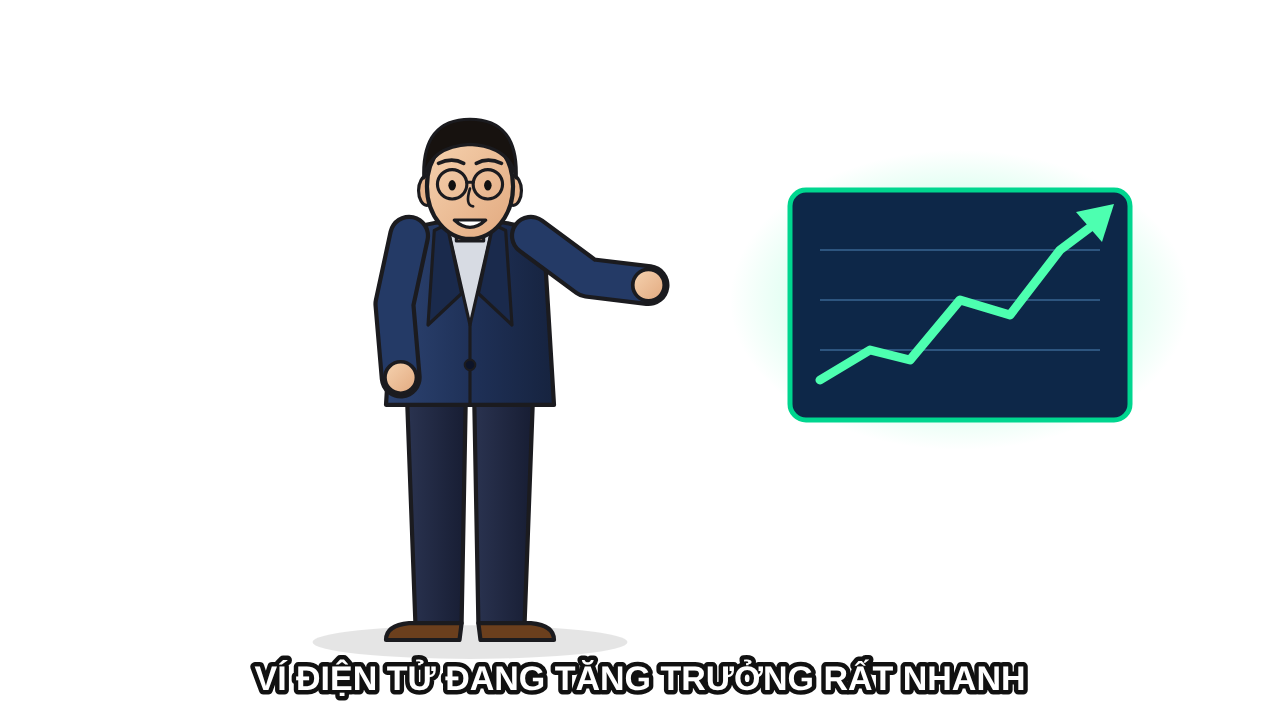
#> input picture scenes/vid-style/01.png, 1280 x 720 px; its folder holds 4 pictures in this run
$ python gen_vid_style.py
#> lines starting #> are read from the running program, lines starting #| are printed output that depends on the picture
### scenes/gen_scenes.py
"""Sinh nhiều cảnh 2D phong cách doodle người lớn (SVG -> PNG). Chạy: python3 gen_scenes.py"""
import subprocess, os
from PIL import Image

INK = "#0a0f1a"
SKINS = {"light": "#e6d3be", "tan": "#d7b997", "deep": "#b98d6a"}

# [63 lines left out: function person, not called in this run]

def svg(body, defs=""):
    return f'<svg xmlns="http://www.w3.org/2000/svg" viewBox="0 0 1280 720"><defs>{defs}</defs>{body}</svg>'

def grad(id_, c1, c2, vertical=True):
    d = 'x1="0" y1="0" x2="0" y2="1"' if vertical else 'x1="0" y1="0" x2="1" y2="0"'
    return f'<linearGradient id="{id_}" {d}><stop offset="0" stop-color="{c1}"/><stop offset="1" stop-color="{c2}"/></linearGradient>'

L = f'stroke="{INK}" stroke-width="4" stroke-linecap="round" stroke-linejoin="round"'

# [65 lines left out: functions street, cafe, bank, meeting, home, rooftop, not called in this run]

SCENES = {"01-pho": street, "02-cafe": cafe, "03-atm": bank, "04-hop": meeting, "05-nha": home, "06-san-thuong": rooftop}

def render(svg_path, png_path, w=1280, h=720):
    html = svg_path + ".html"
    open(html, "w").write(f"<body style='margin:0'><img src='{os.path.basename(svg_path)}' width={w} height={h} style='display:block'>")
    subprocess.run(["/opt/pw-browsers/chromium", "--headless", "--no-sandbox", "--hide-scrollbars",
                    f"--screenshot={png_path}", f"--window-size={w},{h+90}", "file://" + os.path.abspath(html)],
                   stdout=subprocess.DEVNULL, stderr=subprocess.DEVNULL)
    os.remove(html)
    Image.open(png_path).crop((0, 0, w, h)).save(png_path)

# [9 lines that do not run on import are left out]

### scenes/gen_vid_style.py
"""Ảnh 2D bằng mã theo kiểu video tham chiếu: 1 nhân vật nhất quán, nền trắng, đạo cụ ẩn dụ, phụ đề.
Chạy: python3 gen_vid_style.py  (xuất vào vid-style/)"""
import os
from PIL import Image, ImageDraw, ImageFont
from gen_scenes import render, svg

INK = "#1b1b1f"
DEFS = '''<linearGradient id="blz" x1="0" y1="0" x2="1" y2="0"><stop offset="0" stop-color="#2d4472"/><stop offset=".5" stop-color="#1f3158"/><stop offset="1" stop-color="#16233f"/></linearGradient>
<linearGradient id="pnt" x1="0" y1="0" x2="1" y2="0"><stop offset="0" stop-color="#2a3350"/><stop offset="1" stop-color="#171d33"/></linearGradient>
<linearGradient id="skn" x1="0" y1="0" x2="1" y2="1"><stop offset="0" stop-color="#f6d3b0"/><stop offset="1" stop-color="#e2a97f"/></linearGradient>
<radialGradient id="glw" cx=".5" cy=".5" r=".5"><stop offset="0" stop-color="#ffc760" stop-opacity=".9"/><stop offset="1" stop-color="#ffc760" stop-opacity="0"/></radialGradient>
<radialGradient id="glg" cx=".5" cy=".5" r=".5"><stop offset="0" stop-color="#4dffb0" stop-opacity=".6"/><stop offset="1" stop-color="#4dffb0" stop-opacity="0"/></radialGradient>
<linearGradient id="wood" x1="0" y1="0" x2="0" y2="1"><stop offset="0" stop-color="#9b6a3c"/><stop offset="1" stop-color="#5e3c1e"/></linearGradient>'''

POSES = {
 "present": [[(-58,-385),(-72,-320),(-66,-250)], [(58,-385),(112,-345),(170,-338)]],
 "forehead": [[(-58,-385),(-72,-320),(-66,-250)], [(58,-385),(100,-425),(30,-472)]],
 "phone": [[(-58,-385),(-72,-320),(-66,-250)], [(58,-385),(96,-330),(34,-392)]],
 "stop": [[(-58,-385),(-72,-320),(-66,-250)], [(58,-385),(104,-428),(112,-492)]],
}

def man(x, y, s=1.05, pose="present", expr="smile"):
    o = [f'<g transform="translate({x} {y}) scale({s})" stroke="{INK}" stroke-width="4" stroke-linejoin="round" stroke-linecap="round">']
    o.append('<ellipse cx="0" cy="2" rx="150" ry="16" fill="#000" opacity=".10" stroke="none"/>')
    # legs + shoes
    o.append('<path d="M-60 -232 L-52 -16 L-8 -16 L-4 -232Z" fill="url(#pnt)"/><path d="M60 -232 L52 -16 L8 -16 L4 -232Z" fill="url(#pnt)"/>')
    o.append('<path d="M-58 -16 Q-80 -14 -80 0 L-10 0 L-8 -16Z" fill="#6b3f1d"/><path d="M58 -16 Q80 -14 80 0 L10 0 L8 -16Z" fill="#6b3f1d"/>')
    # torso
    o.append('<path d="M-70 -388 Q0 -412 70 -388 L80 -224 L-80 -224Z" fill="url(#blz)"/>')
    o.append('<path d="M-22 -396 L0 -300 L22 -396Z" fill="#d7dbe3" stroke-width="3"/><path d="M-22 -396 L-8 -330 L-40 -300 L-34 -390Z M22 -396 L8 -330 L40 -300 L34 -390Z" fill="#1a2a4c" stroke-width="3"/>')
    o.append('<path d="M0 -300V-224" stroke-width="3"/><circle cx="0" cy="-262" r="5" fill="#0d1428" stroke-width="2"/>')
    o.append('<rect x="-13" y="-402" width="26" height="22" fill="#e2a97f" stroke-width="3"/>')
    # arms
    for arm in POSES[pose]:
        p = " ".join(f"{a},{b}" for a, b in arm)
        o.append(f'<polyline points="{p}" fill="none" stroke="{INK}" stroke-width="40"/><polyline points="{p}" fill="none" stroke="#243a66" stroke-width="32"/>')
        ex, ey = arm[-1]
        o.append(f'<circle cx="{ex}" cy="{ey}" r="15" fill="url(#skn)" stroke-width="3.5"/>')
    if pose == "phone":
        o.append('<g transform="rotate(-10 34 -400)"><rect x="18" y="-440" width="34" height="58" rx="6" fill="#15151a"/><rect x="22" y="-434" width="26" height="46" rx="3" fill="#143a66" stroke="none"/><path d="M26 -402 L33 -412 L39 -406 L46 -420" fill="none" stroke="#4dffb0" stroke-width="3"/></g>')
    # head
    o.append('<ellipse cx="-41" cy="-428" rx="8" ry="14" fill="#e8b48c" stroke-width="3"/><ellipse cx="41" cy="-428" rx="8" ry="14" fill="#e8b48c" stroke-width="3"/>')
    o.append('<ellipse cx="0" cy="-432" rx="41" ry="50" fill="url(#skn)"/>')
    o.append('<path d="M-44 -440 Q-46 -496 0 -496 Q46 -496 44 -440 Q38 -470 0 -472 Q-38 -470 -44 -440Z" fill="#17120f" stroke-width="3"/>')
    o.append('<g fill="none" stroke-width="3"><circle cx="-17" cy="-434" r="14"/><circle cx="17" cy="-434" r="14"/><path d="M-3 -436H3"/></g>')
    o.append('<ellipse cx="-17" cy="-433" rx="3.6" ry="5" fill="#111" stroke="none"/><ellipse cx="17" cy="-433" rx="3.6" ry="5" fill="#111" stroke="none"/>')
    o.append('<path d="M0 -430 Q-5 -414 3 -413" fill="none" stroke-width="2.5"/>')
    if expr == "smile":
        o.append('<path d="M-30 -454 Q-17 -460 -6 -454M6 -454 Q17 -460 30 -454" fill="none" stroke-width="3.5"/><path d="M-15 -400 Q0 -386 15 -400Z" fill="#fff" stroke-width="3"/>')
    elif expr == "worried":
        o.append('<path d="M-32 -448 L-6 -458M32 -448 L6 -458" fill="none" stroke-width="3.5"/><path d="M-13 -396 Q0 -406 13 -396" fill="none" stroke-width="3.5"/>')
    elif expr == "think":
        o.append('<path d="M-30 -452 L-6 -455M6 -462 Q17 -468 30 -458" fill="none" stroke-width="3.5"/><path d="M-12 -398 Q4 -394 14 -404" fill="none" stroke-width="3.5"/>')
    else:  # alert
        o.append('<path d="M-32 -458 Q-17 -466 -4 -458M4 -458 Q17 -466 32 -458" fill="none" stroke-width="3.5"/><path d="M-12 -400 L12 -400" fill="none" stroke-width="3.5"/>')
    o.append('</g>')
    return "".join(o)

def chart(x, y):
    pts = "30,190 80,160 120,170 170,110 220,125 270,60 310,30"
    return (f'<g transform="translate({x} {y})"><ellipse cx="170" cy="110" rx="230" ry="150" fill="url(#glg)"/>'
            f'<rect width="340" height="230" rx="16" fill="#0d2748" stroke="#00D68F" stroke-width="5"/>'
            f'<g stroke="#2d557f" stroke-width="2"><path d="M30 60H310M30 110H310M30 160H310"/></g>'
            f'<polyline points="{pts}" fill="none" stroke="#4dffb0" stroke-width="9" stroke-linejoin="round" stroke-linecap="round"/>'
            f'<polygon points="324,14 286,22 312,52" fill="#4dffb0"/></g>')

def hourglass(x, y):
    return (f'<g transform="translate({x} {y})" stroke="{INK}" stroke-width="4" stroke-linejoin="round"><ellipse cx="90" cy="200" rx="190" ry="180" fill="url(#glw)" stroke="none"/>'
            '<rect x="10" y="0" width="160" height="26" rx="8" fill="url(#wood)"/><rect x="10" y="374" width="160" height="26" rx="8" fill="url(#wood)"/>'
            '<path d="M28 26 L152 26 Q152 150 100 200 Q152 250 152 374 L28 374 Q28 250 80 200 Q28 150 28 26Z" fill="#fff6e0" fill-opacity=".55" stroke="#c9822a" stroke-width="5"/>'
            '<path d="M48 40 L132 40 Q130 100 96 150 L84 150 Q50 100 48 40Z" fill="#f08a1c" stroke="none"/>'
            '<path d="M40 372 L140 372 Q136 320 98 290 L82 290 Q44 320 40 372Z" fill="#f08a1c" stroke="none"/><path d="M90 150V290" stroke="#f08a1c" stroke-width="4"/></g>')

def chest(x, y):
    return (f'<g transform="translate({x} {y})" stroke="{INK}" stroke-width="4" stroke-linejoin="round"><ellipse cx="100" cy="-30" rx="150" ry="120" fill="url(#glw)" stroke="none"/>'
            '<text x="100" y="-12" font-family="Arial" font-weight="800" font-size="130" text-anchor="middle" fill="#ffc23a" stroke="#c9822a" stroke-width="5">?</text>'
            '<path d="M0 80 Q0 20 100 20 Q200 20 200 80Z" fill="url(#wood)"/><rect x="0" y="80" width="200" height="110" rx="6" fill="url(#wood)"/>'
            '<path d="M60 22V190M140 22V190M0 80H200" stroke="#3a3a42" stroke-width="10" fill="none"/><rect x="82" y="66" width="36" height="42" rx="6" fill="#d9a53a"/><circle cx="100" cy="86" r="6" fill="#3a2a10"/></g>')

def stop(x, y):
    o = f'<g transform="translate({x} {y})" stroke="{INK}" stroke-width="4" stroke-linejoin="round">'
    for i in range(4): o += f'<ellipse cx="110" cy="{150-i*22}" rx="70" ry="18" fill="#f2b632"/>'
    o += '<rect x="10" y="160" width="76" height="76" rx="12" fill="#fff"/>' + "".join(f'<circle cx="{cx}" cy="{cy}" r="7" fill="#222" stroke="none"/>' for cx, cy in ((34,184),(62,184),(48,198),(34,212),(62,212)))
    o += '<g stroke="#E02626" stroke-width="26" stroke-linecap="round"><path d="M-30 -40L240 250M240 -40L-30 250"/></g></g>'
    return o

def cap(t):
    return f'<text x="640" y="690" font-family="Arial,Helvetica,sans-serif" font-weight="800" font-size="34" text-anchor="middle" fill="#fff" stroke="#111" stroke-width="9" paint-order="stroke" stroke-linejoin="round">{t}</text>'

def scene(body, caption):
    return svg('<rect width="1280" height="720" fill="#fff"/>' + body + cap(caption), DEFS)

SCENES = [
 ("01", lambda: scene(man(470, 640, pose="present", expr="smile") + chart(790, 190), "VÍ ĐIỆN TỬ ĐANG TĂNG TRƯỞNG RẤT NHANH")),
 ("02", lambda: scene(man(470, 640, pose="forehead", expr="worried") + hourglass(860, 170), "THỜI GIAN TRÔI, TIỀN KHÔNG TỰ SINH RA")),
 ("03", lambda: scene(man(470, 640, pose="phone", expr="think") + chest(790, 400), "ỨNG DỤNG MIỄN PHÍ, VẬY TIỀN Ở ĐÂU RA?")),
 ("04", lambda: scene(man(470, 640, pose="stop", expr="alert") + stop(820, 330), "CẨN TRỌNG VỚI ƯU ĐÃI QUÁ HẤP DẪN")),
]

if __name__ == "__main__":
    os.makedirs("vid-style", exist_ok=True)
    sheet = Image.new("RGB", (1280, 720), "#ccc")
#> sheet: PIL image 1280x720 RGB; every value is 204
    for i, (k, fn) in enumerate(SCENES):
        p = f"vid-style/{k}"
        open(p + ".svg", "w").write(fn()); render(p + ".svg", p + ".png")
        sheet.paste(Image.open(p + ".png").resize((638, 358)), ((i % 2) * 642, (i // 2) * 362))
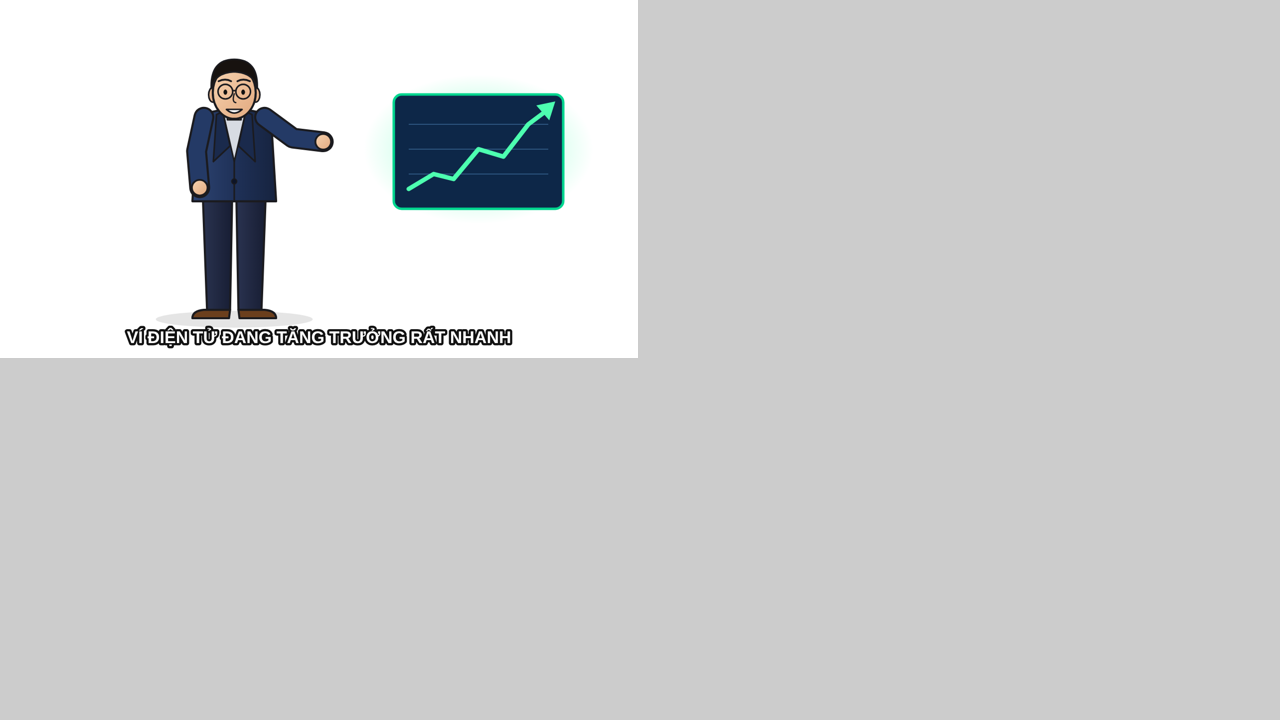
#> sheet: PIL image 1280x720 RGB; mean R, G, B 206.4, 207.5, 208.3
#> pass 2 of the loop `for i, (k, fn) in enumerate(SCENES):`:
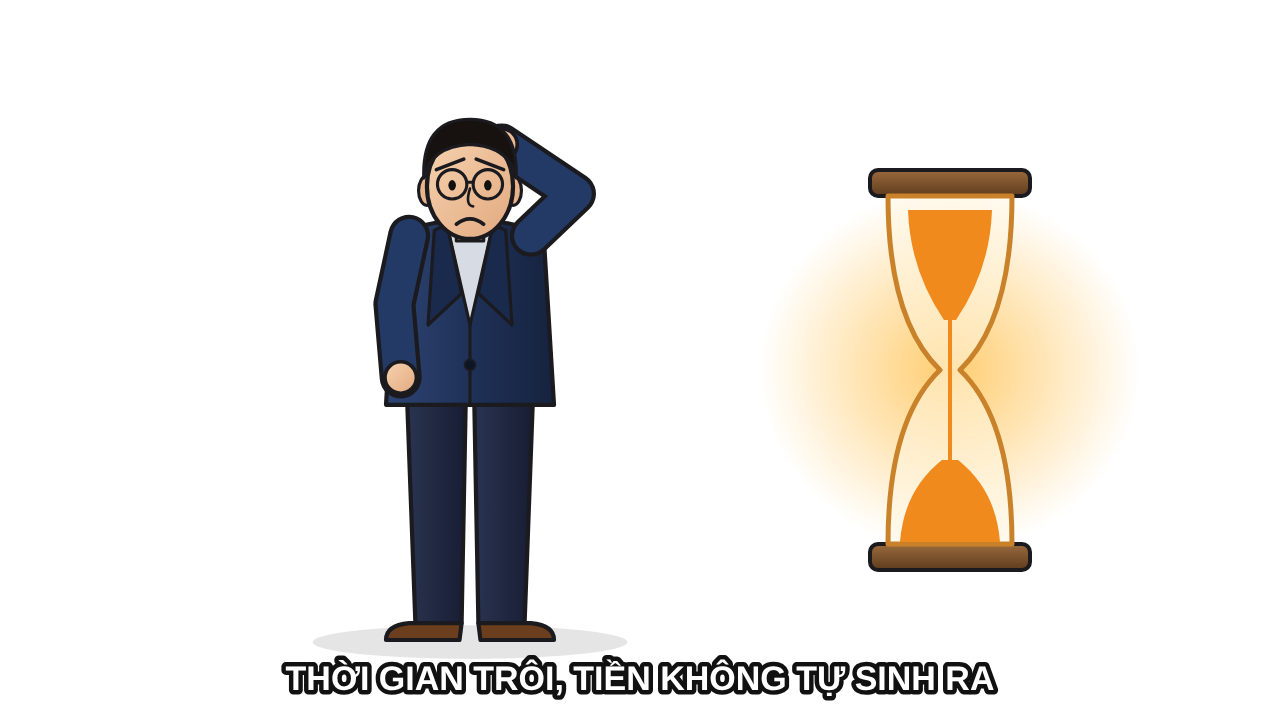
#> input picture scenes/vid-style/02.png, 1280 x 720 px
#> `sheet.paste(Image.open(p + ".png").resize((638, 358)), ((i % 2) * 642,..`:
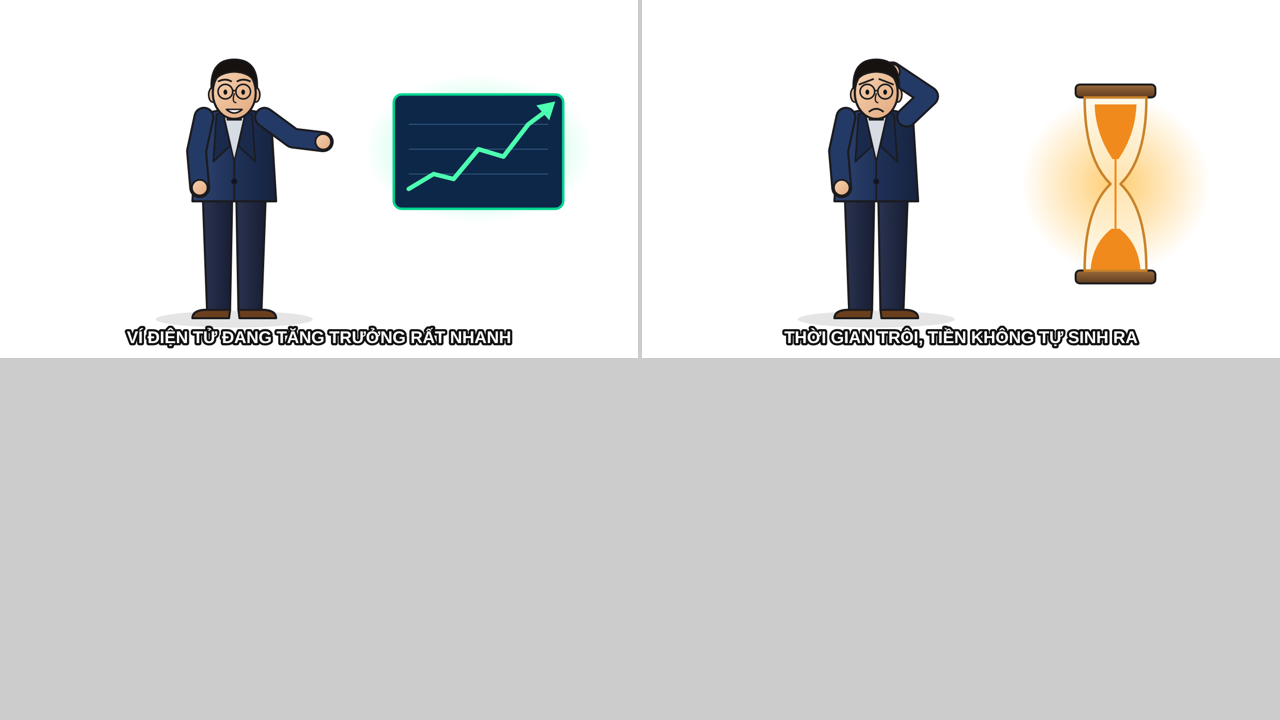
#> sheet: PIL image 1280x720 RGB; mean R, G, B 213.6, 214, 213.8
#> pass 3 of the loop `for i, (k, fn) in enumerate(SCENES):`:
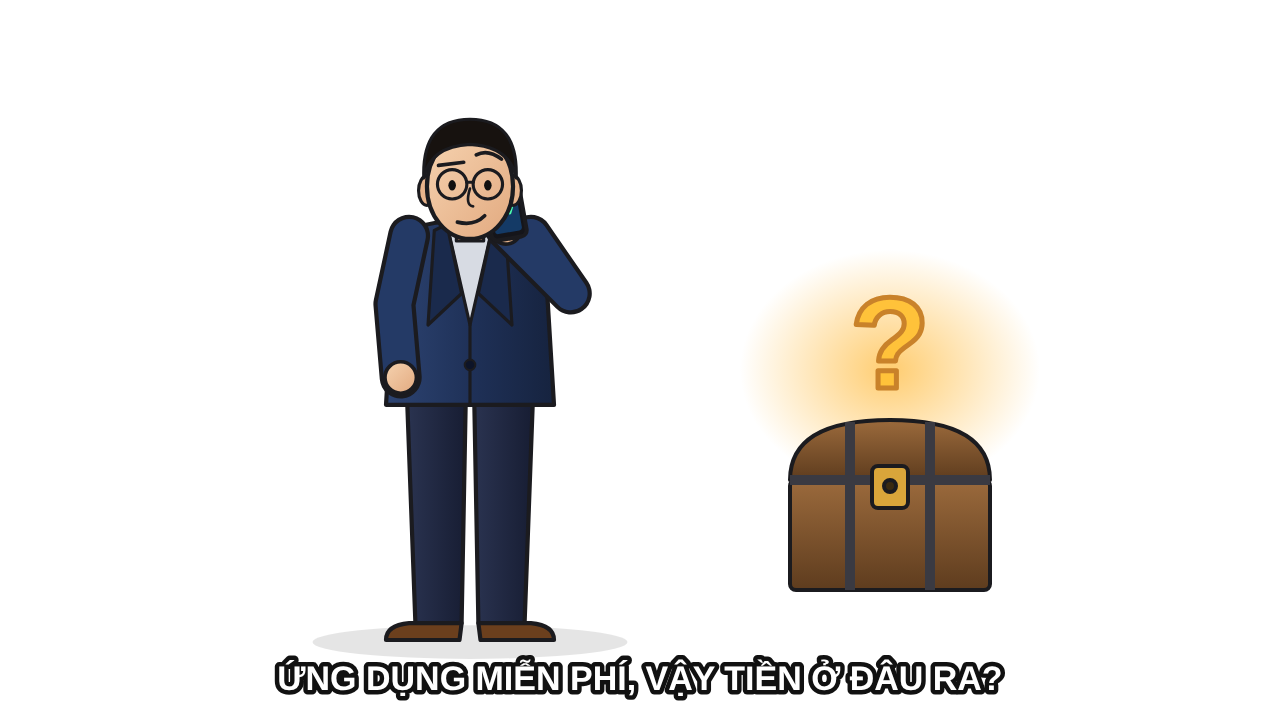
#> input picture scenes/vid-style/03.png, 1280 x 720 px
#> `sheet.paste(Image.open(p + ".png").resize((638, 358)), ((i % 2) * 642,..`:
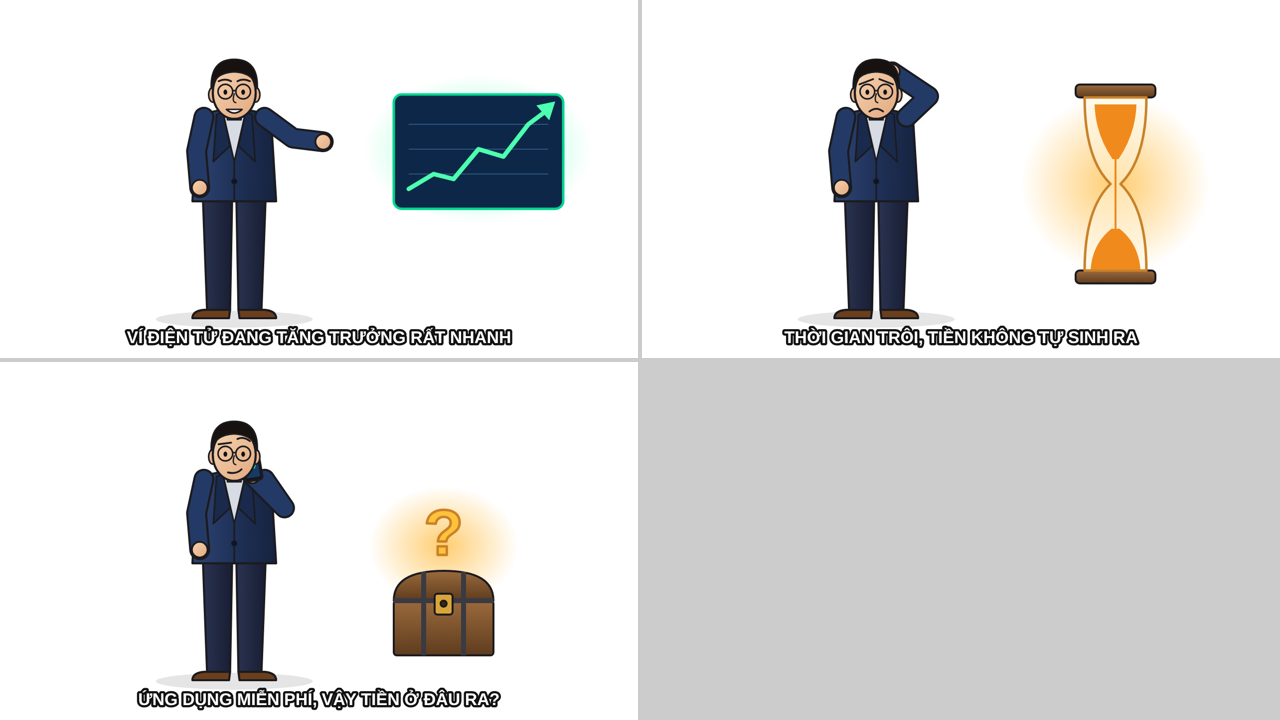
#> sheet: PIL image 1280x720 RGB; mean R, G, B 220.1, 220, 219.5
#> the loop made 4 passes; the first 3 are shown
    sheet.save("vid-style/tong-hop.png")
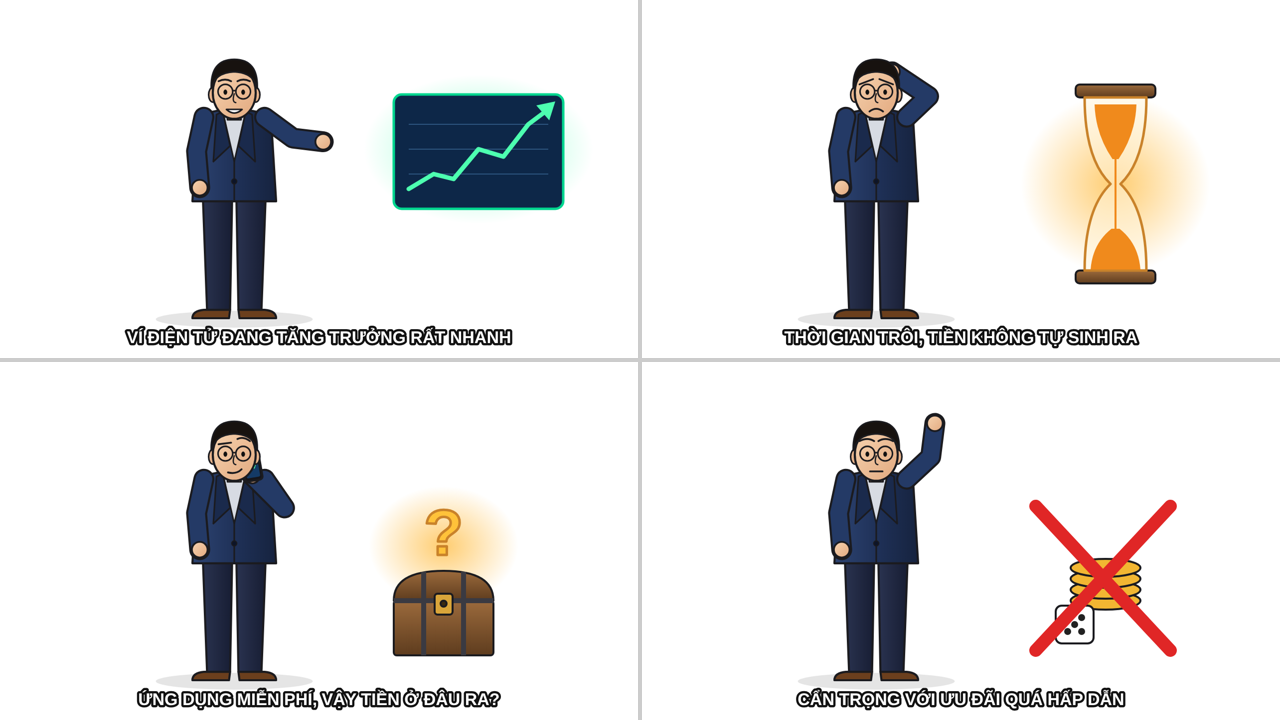
#> saved as tong-hop.png: PIL image 1280x720 RGB; mean R, G, B 227.4, 226.2, 225.9
